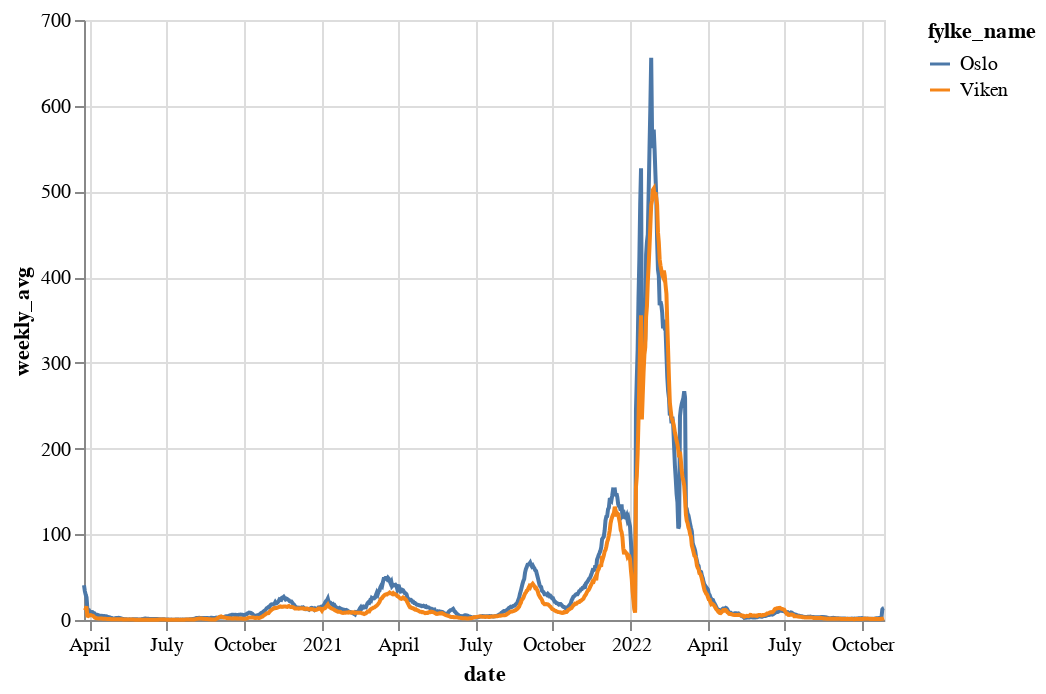

The cell this chart's notebook holds for it:
### Code cell
weekly = alt.Chart(subset).mark_line().transform_window(
    weekly_avg="mean(per100k)",
    frame=[-3, 3],
).encode(
    x="date:T",
    y="weekly_avg:Q",
    color="fylke_name",
    tooltip=[
        "fylke_name",
        "population",
        "per100k",
        "cases",
        "date",
    ]

)
weekly

### Figure 1 — Vega-Lite specification as saved in the notebook (floating-point values rounded to 4 significant figures; data arrays with more than 128 entries replaced by an {"elided": "..."} marker saying what was removed)
{"config": {"view": {"continuousWidth": 400, "continuousHeight": 300}}, "data": {"name": "data-27ca073ed99a955db2156148d1803c8c"}, "mark": "line", "encoding": {"color": {"field": "fylke_name", "type": "nominal"}, "tooltip": [{"field": "fylke_name", "type": "nominal"}, {"field": "population", "type": "quantitative"}, {"field": "per100k", "type": "quantitative"}, {"field": "cases", "type": "quantitative"}, {"field": "date", "type": "temporal"}], "x": {"field": "date", "type": "temporal"}, "y": {"field": "weekly_avg", "type": "quantitative"}}, "transform": [{"window": [{"op": "mean", "field": "per100k", "as": "weekly_avg"}], "frame": [-3, 3]}], "$schema": "https://vega.github.io/schema/vega-lite/v4.17.0.json", "datasets": {"data-27ca073ed99a955db2156148d1803c8c": {"elided": "1888 records"}}}
